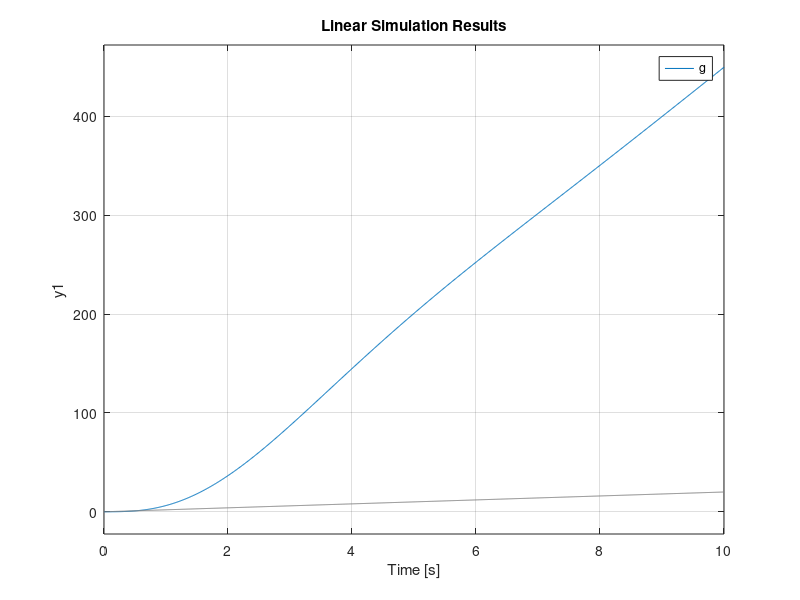
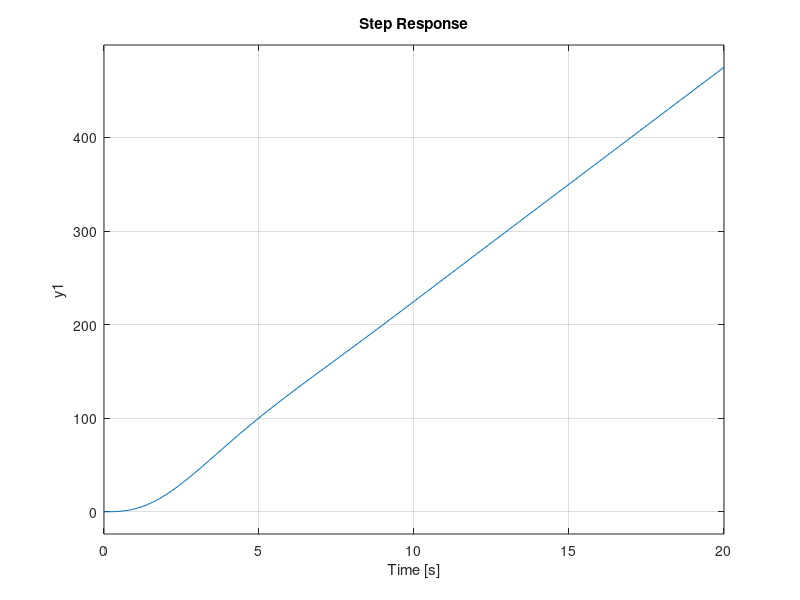

Here is the MATLAB script that generated these plots, in order:
clear
close
clc
t=0:0.01:10;
alpha=2;
ramp=alpha*t;       %define the input
s=tf('s');
g=25/(s^2+s+1);     %transfer function
lsim(g,ramp,t)      %ramp response using lsim
figure
step(g/s)           %ramp response using step